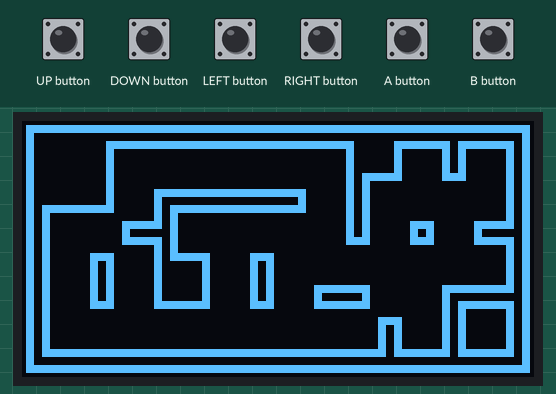
This sketch was run on a simulated Arduboy, built with avr-gcc and run on an emulated ATmega32U4. Shown: 128×64 one-colour display. The inputs (shaded band) are chosen by the test bench.

Above: at 1.29 s.
1.3 s: B button pressed for 0.15 s
At 1.62 s:
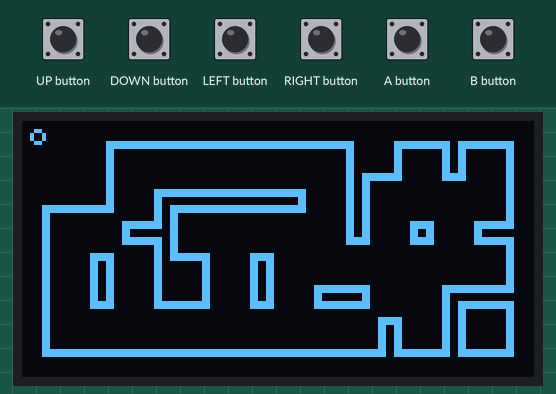
2.0 s: UP button pressed for 0.15 s
At 2.17 s:
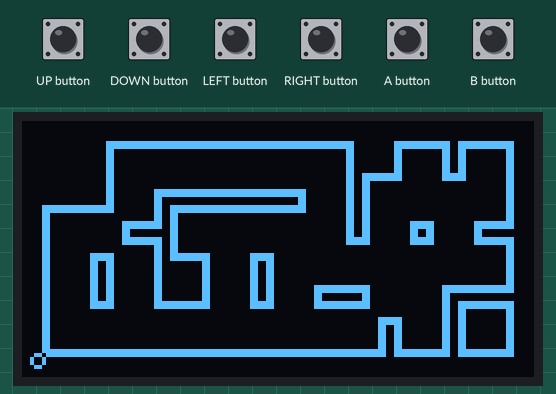
2.7 s: RIGHT button pressed for 0.15 s
At 2.99 s:
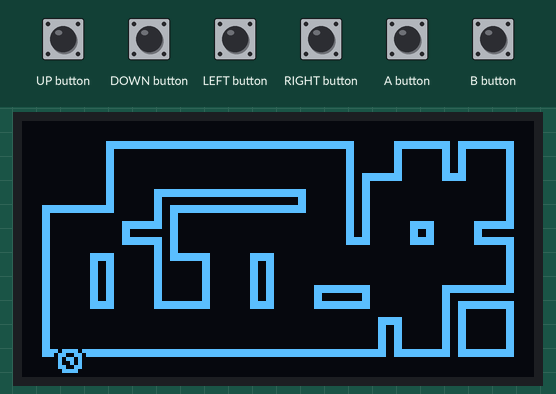
3.4 s: DOWN button pressed for 0.15 s
At 3.81 s:
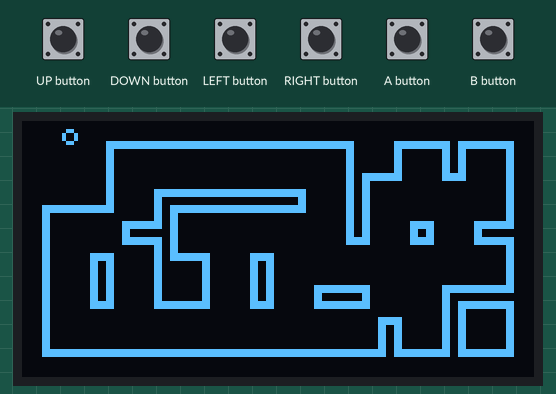
4.1 s: A button pressed for 0.15 s
At 4.36 s:
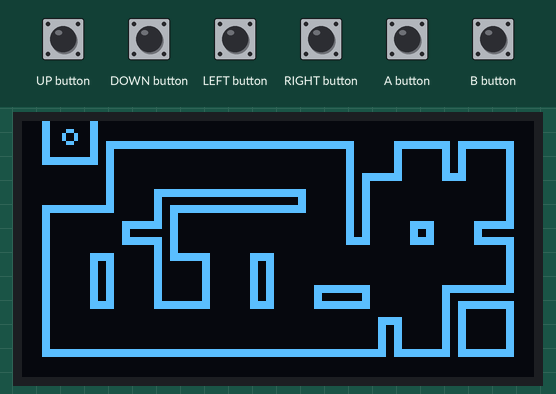
4.8 s: LEFT button pressed for 0.15 s
At 5.18 s:
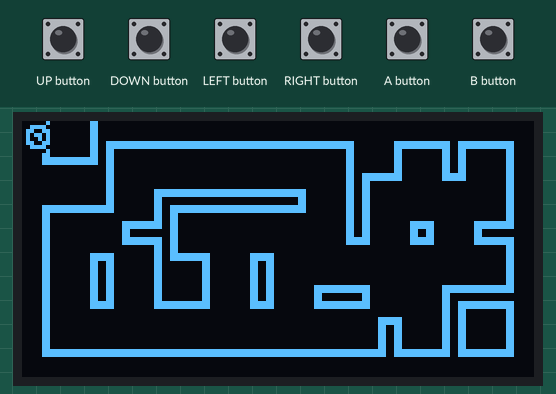
Timing chart, 0 to 6.5 s (numbered marks = the images above; inputs shaded):
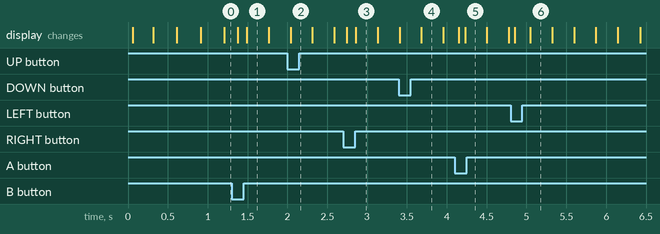

The sketch:

walldemo.ino
```cpp
// auto wall outline demo by Mr.Blinky July 2019

// use D-Pad to move cursors
// A button to toggle Wall / no-wall tile
// B button to toggle wall / no-wall border

#include <Arduboy2.h>
#include "Images.h"
#include "Walls.h"
#include "Tile.h"
#include "WallDecode.h"

Arduboy2Base arduboy;
Tile borderTile = Tile::Empty;
Point cursor;
bool cursorChanged;
uint8_t cursorFrame;

constexpr uint8_t tileWidth = 8;
constexpr uint8_t tileHeight = 8;

constexpr uint8_t mapWidth = (WIDTH / tileWidth);
constexpr uint8_t mapHeight = (HEIGHT / tileHeight);

Tile mapBuffer[mapHeight][mapWidth]
{
	{ Tile::Wall, Tile::Wall, Tile::Wall, Tile::Wall, Tile::Wall, Tile::Wall, Tile::Wall, Tile::Wall, Tile::Wall, Tile::Wall, Tile::Wall, Tile::Wall, Tile::Wall, Tile::Wall, Tile::Wall, Tile::Wall },
	{ Tile::Wall, Tile::Wall, Tile::Wall, Tile::Empty, Tile::Empty, Tile::Empty, Tile::Empty, Tile::Empty, Tile::Empty, Tile::Empty, Tile::Wall, Tile::Wall, Tile::Empty, Tile::Wall, Tile::Empty, Tile::Wall },
	{ Tile::Wall, Tile::Wall, Tile::Wall, Tile::Empty, Tile::Wall, Tile::Wall, Tile::Wall, Tile::Wall, Tile::Wall, Tile::Empty, Tile::Wall, Tile::Empty, Tile::Empty, Tile::Empty, Tile::Empty, Tile::Wall },
	{ Tile::Wall, Tile::Empty, Tile::Empty, Tile::Wall, Tile::Wall, Tile::Empty, Tile::Empty, Tile::Empty, Tile::Empty, Tile::Empty, Tile::Wall, Tile::Empty, Tile::Wall, Tile::Empty, Tile::Wall, Tile::Wall },
	{ Tile::Wall, Tile::Empty, Tile::Wall, Tile::Empty, Tile::Wall, Tile::Wall, Tile::Empty, Tile::Wall, Tile::Empty, Tile::Empty, Tile::Empty, Tile::Empty, Tile::Empty, Tile::Empty, Tile::Empty, Tile::Wall },
	{ Tile::Wall, Tile::Empty, Tile::Wall, Tile::Empty, Tile::Wall, Tile::Wall, Tile::Empty, Tile::Wall, Tile::Empty, Tile::Wall, Tile::Wall, Tile::Empty, Tile::Empty, Tile::Wall, Tile::Wall, Tile::Wall },
	{ Tile::Wall, Tile::Empty, Tile::Empty, Tile::Empty, Tile::Empty, Tile::Empty, Tile::Empty, Tile::Empty, Tile::Empty, Tile::Empty, Tile::Empty, Tile::Wall, Tile::Empty, Tile::Wall, Tile::Empty, Tile::Wall },
	{ Tile::Wall, Tile::Wall, Tile::Wall, Tile::Wall, Tile::Wall, Tile::Wall, Tile::Wall, Tile::Wall, Tile::Wall, Tile::Wall, Tile::Wall, Tile::Wall, Tile::Wall, Tile::Wall, Tile::Wall, Tile::Wall },
};

inline Tile getTile(int8_t x, int8_t y)
{
	return ((x < 0) || (x >= mapWidth) || (y < 0) || (y >= mapHeight)) ? borderTile : mapBuffer[y][x];
}

void handleInput()
{
	if (arduboy.justPressed(UP_BUTTON))
	{
		--cursor.y;
		cursorChanged = true;
	}

	if (arduboy.justPressed(DOWN_BUTTON))
	{
		++cursor.y;
		cursorChanged = true;
	}

	if (arduboy.justPressed(LEFT_BUTTON))
	{
		--cursor.x;
		cursorChanged = true;
	}

	if (arduboy.justPressed(RIGHT_BUTTON))
	{
		++cursor.x;
		cursorChanged = true;
	}

	// Keep y in range 0..7
	// Cheaper than `cursor.y %= mapHeight;`
	// The compiler can't make this optimisation for signed types
	// because of the rule about `%` taking the sign of the dividend (the left hand side).
	cursor.y &= (mapHeight - 1);

	// Keep x in range 0..15
	// Cheaper than `cursor.x %= mapWidth;`
	// The compiler can't make this optimisation for signed types
	// because of the rule about `%` taking the sign of the dividend (the left hand side).
	cursor.x &= (mapWidth - 1);

	if (arduboy.justPressed(A_BUTTON) || (arduboy.pressed(A_BUTTON) && cursorChanged))
		toggle(mapBuffer[cursor.y][cursor.x]);

	if (arduboy.justPressed(B_BUTTON))
		toggle(borderTile);
}

void drawWalls()
{
	for (int8_t y = 0; y < mapHeight; ++y)
		for (int8_t x = 0; x < mapWidth; ++x)
		{
			if (getTile(x, y) != Tile::Wall)
				continue;

			const uint8_t drawX = (x * tileWidth);
			const uint8_t drawY = (y * tileHeight);

			Walls verticalWalls = Walls::None;

			if (getTile(x, y - 1) == Tile::Wall)
				verticalWalls |= Walls::Above;

			if (getTile(x, y + 1) == Tile::Wall)
				verticalWalls |= Walls::Below;

			// Draw left tile
			{
				Walls leftWalls = verticalWalls;

				if (getTile(x - 1, y) == Tile::Wall)
					leftWalls |= Walls::Side;

				if (getTile(x - 1, y - 1) == Tile::Wall)
					leftWalls |= Walls::Corner;

				const uint8_t decoded = wallDecode(leftWalls);
				const uint8_t tileIndex = (getTile(x - 1, y + 1) == Tile::Wall) ? ((decoded >> 4) & 0x0F) : ((decoded >> 0) & 0x0F);
				Sprites::drawSelfMasked(drawX, drawY, leftWallTiles, tileIndex);
			}

			// Draw right tile
			{
				Walls rightWalls = verticalWalls;

				if (getTile(x + 1, y) == Tile::Wall)
					rightWalls |= Walls::Side;

				if (getTile(x + 1, y - 1) == Tile::Wall)
					rightWalls |= Walls::Corner;

				const uint8_t decoded = wallDecode(rightWalls);
				const uint8_t tileIndex = (getTile(x + 1, y + 1) == Tile::Wall) ? ((decoded >> 4) & 0x0F) : ((decoded >> 0) & 0x0F);
				Sprites::drawSelfMasked(drawX + 4, drawY, rightWallTiles, tileIndex);
			}
		}
}

void setup()
{
	arduboy.boot(); //minimal boot
}

void loop()
{
	// Wait for start of frame
	if (!arduboy.nextFrame())
		return;

	arduboy.pollButtons();

	// 4 frames
	if (arduboy.everyXFrames(7))
	{
		++cursorFrame;
		cursorFrame %= 4;
	}

	cursorChanged = false;

	handleInput();

	drawWalls();

	Sprites::drawPlusMask((cursor.x * tileWidth), (cursor.y * tileHeight), cursorSprite, cursorFrame);

	arduboy.display(CLEAR_BUFFER);
}
```

Tile.h
```cpp
#pragma once

#include <stdint.h>

enum class Tile : uint8_t
{
	Empty, Wall,
};

constexpr Tile invert(Tile tile)
{
	return static_cast<Tile>(static_cast<uint8_t>(tile) ^ static_cast<uint8_t>(Tile::Wall));
}

inline void toggle(Tile & tile)
{
	tile = invert(tile);
}
```

WallDecode.h
```cpp
#pragma once

#include "Walls.h"

// Low nibbles left half wall tile
// High nibbles right half wall tile
const uint8_t PROGMEM wallDecodeTable[16] =
{
	// 0000, 0001, 0010, 0011, 0100, 0101, 0110, 0111
	0x00, 0x11, 0x22, 0x33, 0x44, 0x55, 0xA6, 0xB7,

	// 1000, 1001, 1010, 1011, 1100, 1101, 1110, 1111
	0x00, 0x11, 0x22, 0x88, 0x44, 0x55,	0xA6, 0xC9,
};

inline uint8_t wallDecode(Walls walls)
{
	return pgm_read_byte(&wallDecodeTable[static_cast<uint8_t>(walls)]);
}
```

Walls.h
```cpp
#pragma once

#include <stdint.h>

enum class Walls : uint8_t
{
	None = 0,
	Above = (1 << 0),
	Side = (1 << 1),
	Below = (1 << 2),
	Corner = (1 << 3),
};

constexpr Walls operator |(Walls left, Walls right)
{
	return static_cast<Walls>(static_cast<uint8_t>(left) | static_cast<uint8_t>(right));
}

inline Walls & operator |=(Walls & left, Walls right)
{
	left = (left | right);
	return left;
}

constexpr Walls operator &(Walls left, Walls right)
{
	return static_cast<Walls>(static_cast<uint8_t>(left) & static_cast<uint8_t>(right));
}

inline Walls & operator &=(Walls & left, Walls right)
{
	left = (left & right);
	return left;
}

constexpr Walls operator ^(Walls left, Walls right)
{
	return static_cast<Walls>(static_cast<uint8_t>(left) ^ static_cast<uint8_t>(right));
}

inline Walls & operator ^=(Walls & left, Walls right)
{
	left = (left ^ right);
	return left;
}
```

Source omitted: Images.h (data table, 2752 bytes)

Measured:
- after the input at 2.7 s, the display: first changes at once (image 3 shows a later state)
